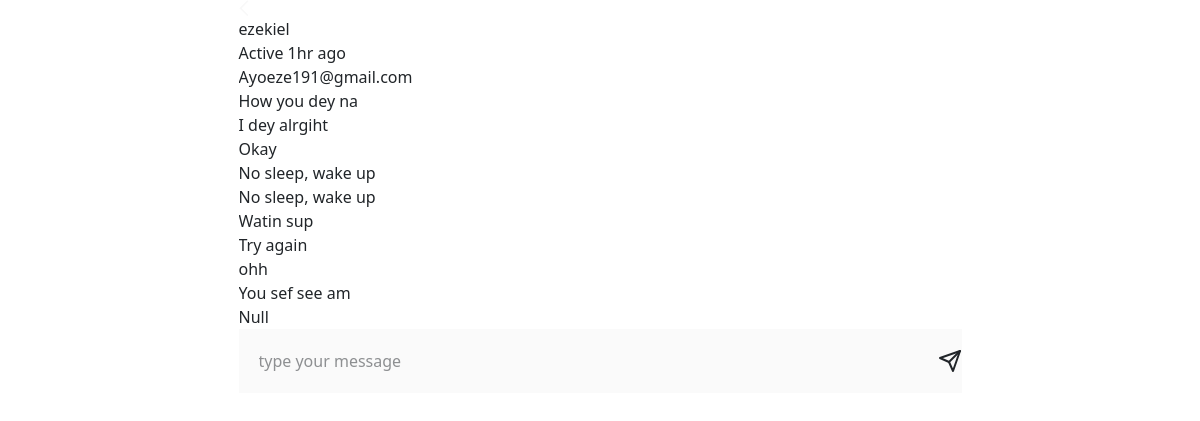
The app's page /chat/6/ (signed in) with its own data.
### chat/models.py (models this page shows, shortened)
class Message(models.Model):
    thread = models.ForeignKey(Thread, on_delete=models.CASCADE)
    sender=models.ForeignKey(User, on_delete=models.CASCADE)
    content = models.TextField()
    timestamp = models.DateTimeField(auto_now_add=True)
    read=models.BooleanField(default=False)
    class Meta:
        ordering = ['timestamp']

### chat/views.py (the view)
# urls.py: path("chat/<int:room_id>/", views.room, name="room"),
def room(request, room_id):
    if not request.user.is_authenticated:
        return redirect("login-user")
    friend = User.objects.get(id=room_id)
    print(friend.email, "our friend")
    thread = Thread.objects.annotate(num_users=Count('users')).filter(thread_type='PSN', users=request.user).filter(users=friend,num_users=2
).first()
    Message.objects.filter(thread=thread, read=False).update(read=True)
    messages = Message.objects.filter(thread=thread)
    return render(request, "chat/room.html", {'room_id': room_id, 'messages': messages, 'friend': friend})

### chat/templates/chat/room.html (shortened to what this page needs)
{% extends 'chat/base.html' %}
{% load static tailwind_tags %}
 {% block content %}
  <div class="chat_message  md:h-[90vh] md:mt-[5vh] max-w-[723px] mx-auto h-[100vh]">
<div class="chat-message-header">
    <div><svg width="10" height="17" viewBox="0 0 10 17" fill="none" xmlns="http://www.w3.org/2000/svg">
        <path d="M0.304688 8.25L0.902344 7.65234L7.65234 0.902344L8.25 0.304688L9.41016 1.5L8.84766 2.09766L2.66016 8.25L8.84766 14.4023L9.44531 15L8.25 16.1953L7.65234 15.5977L0.902344 8.84766L0.304688 8.25Z" fill="#F8F8F8"/>
        </svg>
        </div>
    <div class="chat-message-header-details">
    <div class="username">
        <div class="name">{{friend}}</div>
        <div class="active">Active 1hr ago</div>
    </div>
    </div>
</div>
    <div id="chat-log" class="overflow-scroll">
        {% for message in messages %}
            <div class="message {% if message.sender == request.user %}right{% else %}left{% endif %}" >
               <div>
                {{ message.content}}</div></div>
        {% empty %}
        No messages
        {% endfor %}
    </div>
        <div class="relative w-full  flex bg-green-300">
            <div class="bg-[#fafafa] w-full flex gap-[30px]">
    <input id="chat-message-input" class="w-full flex-1 p-[20px]" placeholder="type your message" type="text" ><br>
     <span type="submit" class="flex items-center justify-center" id="chat-message-submit">
        <svg xmlns="http://www.w3.org/2000/svg" width="24" height="24" fill="none" stroke="currentColor" stroke-width="2" stroke-linecap="round" stroke-linejoin="round" class="send-icon">
            <line x1="22" y1="2" x2="11" y2="13"></line>
            <polygon points="22 2 15 22 11 13 2 9 22 2"></polygon>
          </svg>
        </span>
</div>
</div>
</div>
    {% endblock %}

### records on screen
Message: content "Ayoeze191@gmail.com"
Message: content "How you dey na"
Message: content "I dey alrgiht"
Message: content "Okay"
Message: content "No sleep, wake up"
Message: content "No sleep, wake up"
Message: content "Watin sup"
Message: content "Try again"
Message: content "ohh"
Message: content "You sef see am"
Message: content "Null"

### other values on screen
{{ friend }} "ezekiel"
